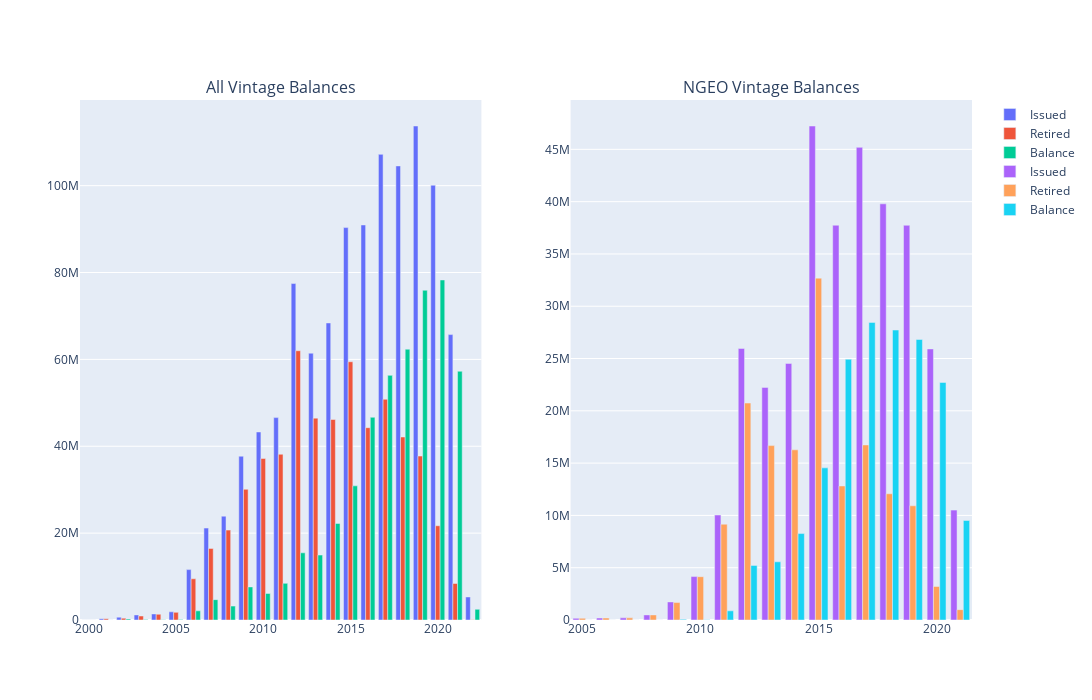

Here is the notebook cell this chart was saved with:
### Code cell
fig = make_subplots(rows=1, cols=2, subplot_titles=("All Vintage Balances","NGEO Vintage Balances"))

df_all = balance_subplots(method='All')
for col in list(df_all)[1:]:
#    #print(col)
    fig.add_trace(go.Bar(x=df_all.Vintage, y=df_all[col], name = col), row=1, col=1)
    
df_ngeo = balance_subplots(method='NGEO')
for col in list(df_ngeo)[1:]:
#    #print(col)
    fig.add_trace(go.Bar(x=df_ngeo.Vintage, y=df_ngeo[col], name = col), row=1, col=2)
    
fig.update_layout(height=700, width=1600)
fig.show()

### Figure 1 — Plotly figure (JSON) as saved in the notebook; plotly's stock layout.template omitted (floating-point values rounded to 4 significant figures)
{"data": [{"name": "Issued", "type": "bar", "x": [2000, 2001, 2002, 2003, 2004, 2005, 2006, 2007, 2008, 2009, 2010, 2011, 2012, 2013, 2014, 2015, 2016, 2017, 2018, 2019, 2020, 2021, 2022], "xaxis": "x", "y": [12167, 291241, 654211, 1171206, 1394715, 1889530, 11600519, 21165868, 23903690, 37709519, 43288272, 46596173, 77459843, 61424998, 68387322, 90346498, 90946414, 107205271, 104543649, 113732605, 100096623, 65708510, 5307314], "yaxis": "y"}, {"name": "Retired", "type": "bar", "x": [2000, 2001, 2002, 2003, 2004, 2005, 2006, 2007, 2008, 2009, 2010, 2011, 2012, 2013, 2014, 2015, 2016, 2017, 2018, 2019, 2020, 2021, 2022], "xaxis": "x", "y": [12167, 273625, 422408, 913046, 1315596, 1755562, 9488364, 16472937, 20691981, 30085607, 37174306, 38156413, 61992069, 46476555, 46160173, 59453620, 44278162, 50816092, 42131773, 37741882, 21699991, 8404530, 75881], "yaxis": "y"}, {"name": "Balance", "type": "bar", "x": [2000, 2001, 2002, 2003, 2004, 2005, 2006, 2007, 2008, 2009, 2010, 2011, 2012, 2013, 2014, 2015, 2016, 2017, 2018, 2019, 2020, 2021, 2022], "xaxis": "x", "y": [0, 17616, 231803, 118875, 79119, 133968, 2112155, 4684128, 3201897, 7616296, 6113966, 8437536, 15467774, 14948443, 22227149, 30884035, 46668252, 56320516, 62345942, 75920845, 78284906, 57269221, 2463646], "yaxis": "y"}, {"name": "Issued", "type": "bar", "x": [2005, 2006, 2007, 2008, 2009, 2010, 2011, 2012, 2013, 2014, 2015, 2016, 2017, 2018, 2019, 2020, 2021], "xaxis": "x2", "y": [162219, 190864, 204477, 488025, 1729272, 4152023, 10036111, 25965034, 22238664, 24534025, 47232867, 37746917, 45190724, 39790407, 37740637, 25919009, 10505812], "yaxis": "y2"}, {"name": "Retired", "type": "bar", "x": [2005, 2006, 2007, 2008, 2009, 2010, 2011, 2012, 2013, 2014, 2015, 2016, 2017, 2018, 2019, 2020, 2021], "xaxis": "x2", "y": [162219, 190864, 204394, 486980, 1667679, 4139685, 9159963, 20742228, 16673785, 16270512, 32686568, 12814274, 16736658, 12068513, 10917585, 3204723, 989401], "yaxis": "y2"}, {"name": "Balance", "type": "bar", "x": [2005, 2006, 2007, 2008, 2009, 2010, 2011, 2012, 2013, 2014, 2015, 2016, 2017, 2018, 2019, 2020, 2021], "xaxis": "x2", "y": [0, 0, 83, 1045, 61593, 12338, 876148, 5222806, 5564879, 8263513, 14546299, 24932643, 28454066, 27721894, 26823052, 22714286, 9516411], "yaxis": "y2"}], "layout": {"annotations": [{"font": {"size": 16}, "showarrow": false, "text": "All Vintage Balances", "x": 0.225, "xanchor": "center", "xref": "paper", "y": 1, "yanchor": "bottom", "yref": "paper"}, {"font": {"size": 16}, "showarrow": false, "text": "NGEO Vintage Balances", "x": 0.775, "xanchor": "center", "xref": "paper", "y": 1, "yanchor": "bottom", "yref": "paper"}], "height": 700, "width": 1600, "xaxis": {"anchor": "y", "domain": [0, 0.45]}, "xaxis2": {"anchor": "y2", "domain": [0.55, 1]}, "yaxis": {"anchor": "x", "domain": [0, 1]}, "yaxis2": {"anchor": "x2", "domain": [0, 1]}}}
